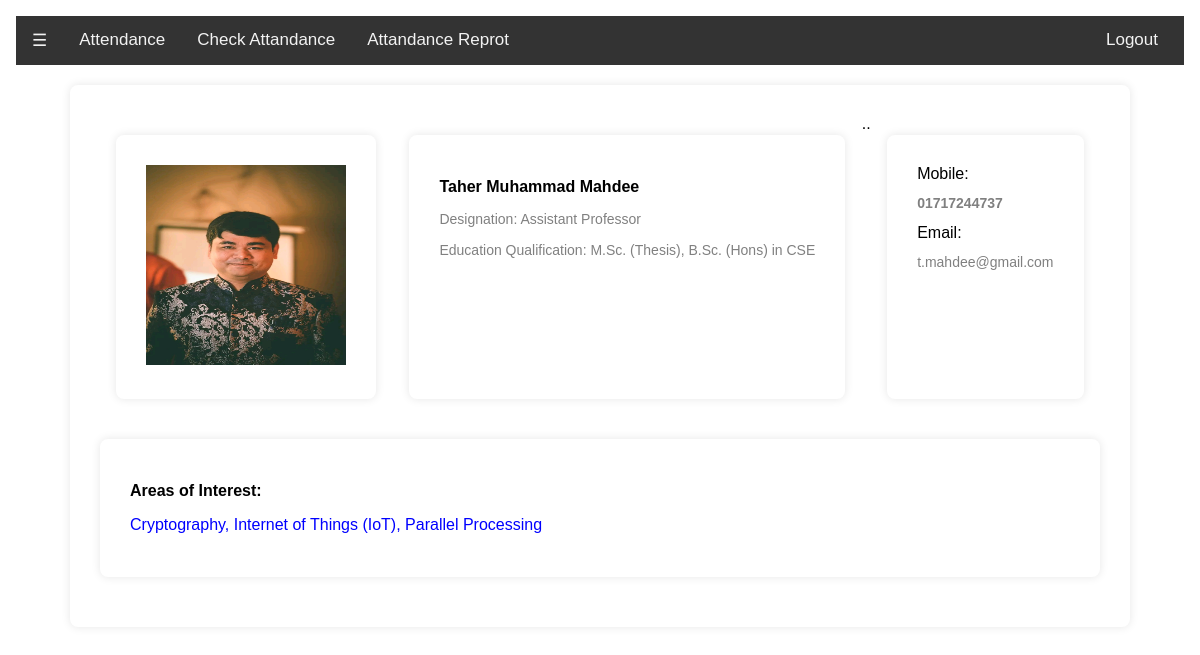
/demo.php?username=mehdee_sir (signed in), run on the app's committed database.
### tables this page shows
CREATE TABLE `teacher` (
  `teacher_id` int(11) NOT NULL,
  `teacher_name` varchar(255) DEFAULT NULL,
  `tea_img` varchar(400) NOT NULL,
  `department_id` int(11) DEFAULT NULL
);

CREATE TABLE `teacher_details` (
  `teacher_id` int(11) NOT NULL,
  `designation` varchar(255) DEFAULT NULL,
  `phone` varchar(20) DEFAULT NULL,
  `email` varchar(255) DEFAULT NULL,
  `address` varchar(255) DEFAULT NULL,
  `date_of_birth` date DEFAULT NULL,
  `gender` enum('Male','Female','Other') DEFAULT NULL,
  `education_qualification` varchar(255) DEFAULT NULL,
  `areas_of_interest` text DEFAULT NULL
);

### demo.php (the view, shortened to what this page needs)
<?php
    include("connected.php");
    if (isset($_GET['username'])) {
        $username = $_GET['username'];
        $query ="SELECT t.teacher_id,t.teacher_name,t.department_id,d.department_name,td.designation,td.phone,td.email,td.address,td.date_of_birth,td.gender,td.education_qualification,td.areas_of_interest,t.tea_img
        FROM users_teacher AS ut INNER JOIN
        teacher as t
        on t.teacher_id =ut.teacher_id
        INNER JOIN
        teacher_details as td
        on td.teacher_id =t.teacher_id
        INNER JOIN
        department as d
        on d.department_id = t.department_id
        WHERE username='$username'";
        $data = mysqli_query($conne, $query);
    }
?>
<!DOCTYPE html>
<html lang="en">
<head>
<link rel="stylesheet" href="demo.css">
<body>
<div class="content" id="main">
    <div class="navbar">
        <a href="#" onclick="openNav()">☰</a>
        <a href="http://localhost/arif/attandanceMain.php?username=<?php echo $username; ?>">Attendance</a>
        <a href="http://localhost/arif/check.php?username=<?php echo $username; ?>">Check Attandance</a>
        <a href="http://localhost/arif/attandancereport.php?username=<?php echo $username; ?>">Attandance Reprot</a>
        <a href="logout.php" style="float: right; margin-right:10px">Logout</a>
    </div>
    <div class="main">
        <?php
        if (isset($data)) {
            while ($result = mysqli_fetch_assoc($data)) {
               ?> <div class="container" style="display: flex; justify-content: space-between;">
    <div class="main" style="font-family: Arial, sans-serif;">
    <?php
        $imgname=$result['tea_img'];
        echo "<img src='images/$imgname' width='200' height='200'>";
    ?>
    </div>
    <div class="main" style="font-family: Arial, sans-serif;">
        <?php
        echo '<p style="font-size: 16px; font-weight: bold; color: black;">' . $result['teacher_name'] . '</p>';
        echo '<p style="font-size: 14px; color: gray;">Designation: ' . $result['designation'] . '</p>';
        echo '<p style="font-size: 14px; color: gray;">Education Qualification: ' . $result['education_qualification'] . '</p>';
        ?>
    </div>
    <div class="">
        ..
    </div>
    <div class="main" style="font-family: Arial, sans-serif;">
        Mobile:<?php
        echo '<p style="font-size: 14px; color: gray;"> ' . $result['phone'] . '</p>';
        ?>
        Email:<?php
        echo '<p style="font-size: 14px; color: gray;">' . $result['email'] . '</p>';
        ?>
    </div>
</div>
              <div class="main" style={}>
                <p style="font-size: 16px; font-weight: bold;">Areas of Interest:</p>
                    <?php
                         echo '<p style="color: blue;">' . $result['areas_of_interest'] . '</p>';
                ?>
                </div><?php
            }
        }
        ?>
    </div>
</div>
</body>
</html

### demo.css (style rules this page uses)
body { font-family: Arial, sans-serif; margin: 0; padding: 0; }
.content { transition: margin-left 0.5s; padding: 16px; }
.navbar { overflow: hidden; background-color: #333; }
.navbar a { float: left; display: block; color: #f2f2f2; text-align: center; padding: 14px 16px; text-decoration: none; font-size: 17px; }
.main { max-width: 1000px; margin: 20px auto; background-color: #fff; padding: 30px; border-radius: 8px; box-shadow: 0 0 10px rgba(0, 0, 0, 0.1); }
.main p { margin: 10px 0; line-height: 1.5; }
.main p:first-child { font-weight: bold; }

### data on the page
teacher: tea_img (picture), teacher_name "Taher Muhammad Mahdee", teacher_details.designation "Assistant Professor", teacher_details.education_qualification "M.Sc. (Thesis), B.Sc. (Hons) in CSE", teacher_details.phone "01717244737", teacher_details.email "t.mahdee@gmail.com", teacher_details.areas_of_interest "Cryptography, Internet of Things (IoT), Parallel Processing"
